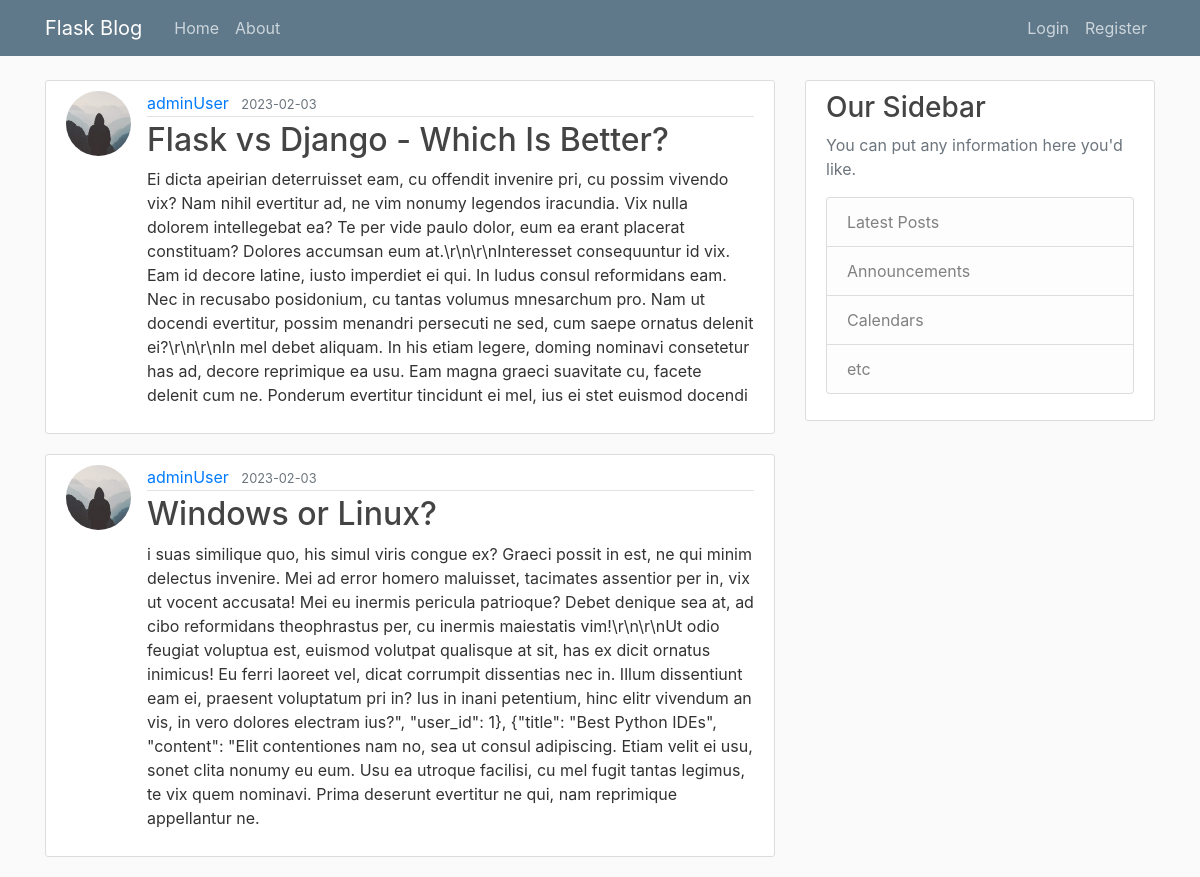
The page /home on the database its author committed.
### flaskblog/models.py (models this page shows, shortened)
class Post(db.Model):
    id = db.Column(db.Integer, primary_key=True)
    title = db.Column(db.String(100), nullable=False)
    date_posted = db.Column(db.DateTime, nullable=False, default=datetime.utcnow)
    content = db.Column(db.Text, nullable=False)
    user_id = db.Column(db.Integer, db.ForeignKey('user.id'), nullable=False)

class User(db.Model, UserMixin):
    id = db.Column(db.Integer, primary_key=True)
    username = db.Column(db.String(20), unique=True, nullable=False)
    email = db.Column(db.String(120), unique=True, nullable=False)
    image = db.Column(db.String(120), nullable=False, default='default.jpg')
    password = db.Column(db.String(60), nullable=False)
    posts = db.relationship('Post', backref='author', lazy=True)

### flaskblog/routes.py (the view)
@app.route("/")
@app.route("/home")
def home():
    page = request.args.get('page', 1, type=int)
    posts = Post.query.order_by(Post.date_posted.desc()).paginate(page=page, per_page=2)
    return render_template('home.html', posts=posts)

### flaskblog/templates/home.html
{% extends "layout.html" %}
{% block content %}
    {% for post in posts %}
        <article class="media content-section">
            <img class="rounded-circle article-img" src="{{ url_for('static', filename='profile_pics/' + post.author.image) }}">
          <div class="media-body">
            <div class="article-metadata">
              <a class="mr-2" href="#">{{ post.author.username }}</a>
              <small class="text-muted">{{ post.date_posted.strftime('%Y-%m-%d') }}</small>
            </div>
            <h2><a class="article-title" href="{{ url_for('post', post_id=post.id) }}">{{ post.title }}</a></h2>
            <p class="article-content">{{ post.content }}</p>
          </div>
        </article>
    {% endfor %}
{% endblock content %}

### flaskblog/templates/layout.html (shortened to what this page needs)
<!DOCTYPE html>
<html lang="en">
<head>
    <link rel="stylesheet" href="https://maxcdn.bootstrapcdn.com/bootstrap/4.0.0/css/bootstrap.min.css">
    <link rel="stylesheet" type="text/css" href="{{ url_for('static', filename='main.css') }}"/>
</head>
<body>
    <header class="site-header">
      <nav class="navbar navbar-expand-md navbar-dark bg-steel fixed-top">
        <div class="container">
          <a class="navbar-brand mr-4" href="/">Flask Blog</a>
          <div class="collapse navbar-collapse" id="navbarToggle">
            <div class="navbar-nav mr-auto">
              <a class="nav-item nav-link" href="{{ url_for('home') }}">Home</a>
              <a class="nav-item nav-link" href="{{ url_for('about') }}">About</a>
            </div>
            <div class="navbar-nav">
                {% if current_user.is_authenticated %}
                    <a class="nav-item nav-link" href="{{ url_for('new_post') }}">New Post</a>
                    <a class="nav-item nav-link" href="{{ url_for('account') }}">Account</a>
                    <a class="nav-item nav-link" href="{{ url_for('logout') }}">Logout</a>
                {% else %}
                    <a class="nav-item nav-link" href="{{ url_for('login') }}">Login</a>
                    <a class="nav-item nav-link" href="{{ url_for('register') }}">Register</a>
                {% endif %}
            </div>
          </div>
        </div>
      </nav>
    </header>
    <main role="main" class="container">
      <div class="row">
        <div class="col-md-8">
          {% block content %}{% endblock %}
        </div>
        <div class="col-md-4">
          <div class="content-section">
            <h3>Our Sidebar</h3>
            <p class='text-muted'>You can put any information here you'd like.
              <ul class="list-group">
                <li class="list-group-item list-group-item-light">Latest Posts</li>
                <li class="list-group-item list-group-item-light">Announcements</li>
                <li class="list-group-item list-group-item-light">Calendars</li>
                <li class="list-group-item list-group-item-light">etc</li>
              </ul>
            </p>
          </div>
        </div>
      </div>
    </main>
</body>
</html>

### flaskblog/static/main.css (style rules this page uses)
body { background: #fafafa; color: #333333; margin-top: 5rem; }
h1, h2, h3, h4, h5, h6 { color: #444444; }
.bg-steel { background-color: #5f788a; }
.site-header .navbar-nav .nav-link { color: #cbd5db; }
.content-section { background: #ffffff; padding: 10px 20px; border: 1px solid #dddddd; border-radius: 3px; margin-bottom: 20px; }
.article-title { color: #444444; }
.article-content { white-space: pre-line; }
.article-img { height: 65px; width: 65px; margin-right: 16px; }
.article-metadata { padding-bottom: 1px; margin-bottom: 4px; border-bottom: 1px solid #e3e3e3 }

### rows shown on the page
Post: image (placeholder picture), author.username "adminUser", date_posted "2023-02-03", title "Flask vs Django - Which Is Better?", content "Ei dicta apeirian deterruisset eam, cu offendit invenire pri, cu possim vivendo vix? Nam nihil evertitur ad, ne vim nonumy legendos iracundia. Vix nulla dolorem intellegebat ea? Te per vide paulo dolor, eum ea erant placerat constituam? Dolores accumsan eum at.\\r\\n\\r\\nInteresset consequuntur id vix. Eam id decore latine, iusto imperdiet ei qui. In ludus consul reformidans eam. Nec in recusabo posidonium, cu tantas volumus mnesarchum pro. Nam ut docendi evertitur, possim menandri persecuti ne sed, cum saepe ornatus delenit ei?\\r\\n\\r\\nIn mel debet aliquam. In his etiam legere, doming nominavi consetetur has ad, decore reprimique ea usu. Eam magna graeci suavitate cu, facete delenit cum ne.…"
Post: image (placeholder picture), author.username "adminUser", date_posted "2023-02-03", title "Windows or Linux?", content "i suas similique quo, his simul viris congue ex? Graeci possit in est, ne qui minim delectus invenire. Mei ad error homero maluisset, tacimates assentior per in, vix ut vocent accusata! Mei eu inermis pericula patrioque? Debet denique sea at, ad cibo reformidans theophrastus per, cu inermis maiestatis vim!\\r\\n\\r\\nUt odio feugiat voluptua est, euismod volutpat qualisque at sit, has ex dicit ornatus inimicus! Eu ferri laoreet vel, dicat corrumpit dissentias nec in. Illum dissentiunt eam ei, praesent voluptatum pri in? Ius in inani petentium, hinc elitr vivendum an vis, in vero dolores electram ius?\", \"user_id\": 1}, {\"title\": \"Best Python IDEs\", \"content\": \"Elit contentiones nam no, sea ut…"
